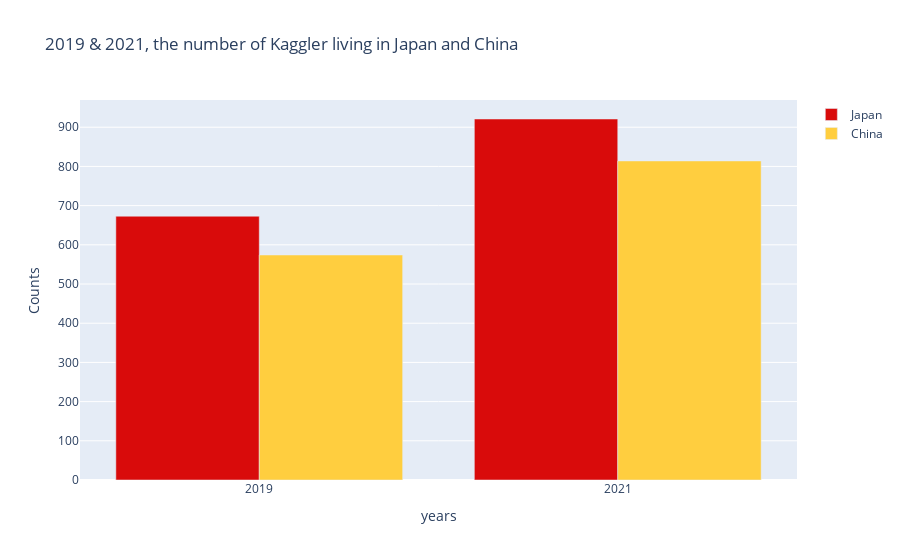

Notebook source saved alongside this figure:
### Code cell
years = ['2019', '2021']
JP_country_count_19 = (df19[df19['Q3'] == 'Japan']['Q3']).count()
CN_country_count_19 = (df19[df19['Q3'] == 'China']['Q3']).count()
JP_country_count_21 = (df21[df21['Q3'] == 'Japan']['Q3']).count()
CN_country_count_21 = (df21[df21['Q3'] == 'China']['Q3']).count()

JP_country_count_19_21 = [JP_country_count_19, JP_country_count_21]
CN_country_count_19_21 = [CN_country_count_19, CN_country_count_21]

fig_country = go.Figure(data=[
                        go_Bar('Japan', years, JP_country_count_19_21, JP_colors[0], 0),
                        go_Bar('China', years, CN_country_count_19_21, CN_colors[1], 1)
])

fig_country.update_layout(
                    barmode='group',
                    title_text='2019 & 2021, the number of Kaggler living in Japan and China',
                    xaxis_title='years',
                    yaxis_title='Counts')
fig_country.show()

### Figure 1 — Plotly figure (JSON) as saved in the notebook; plotly's stock layout.template omitted (floating-point values rounded to 4 significant figures)
{"data": [{"marker": {"color": "#D90B0B"}, "name": "Japan", "offsetgroup": "0", "type": "bar", "x": ["2019", "2021"], "y": [673, 921]}, {"marker": {"color": "#FFCE3F"}, "name": "China", "offsetgroup": "1", "type": "bar", "x": ["2019", "2021"], "y": [574, 814]}], "layout": {"barmode": "group", "title": {"text": "2019 & 2021, the number of Kaggler living in Japan and China"}, "xaxis": {"title": {"text": "years"}}, "yaxis": {"title": {"text": "Counts"}}}}
